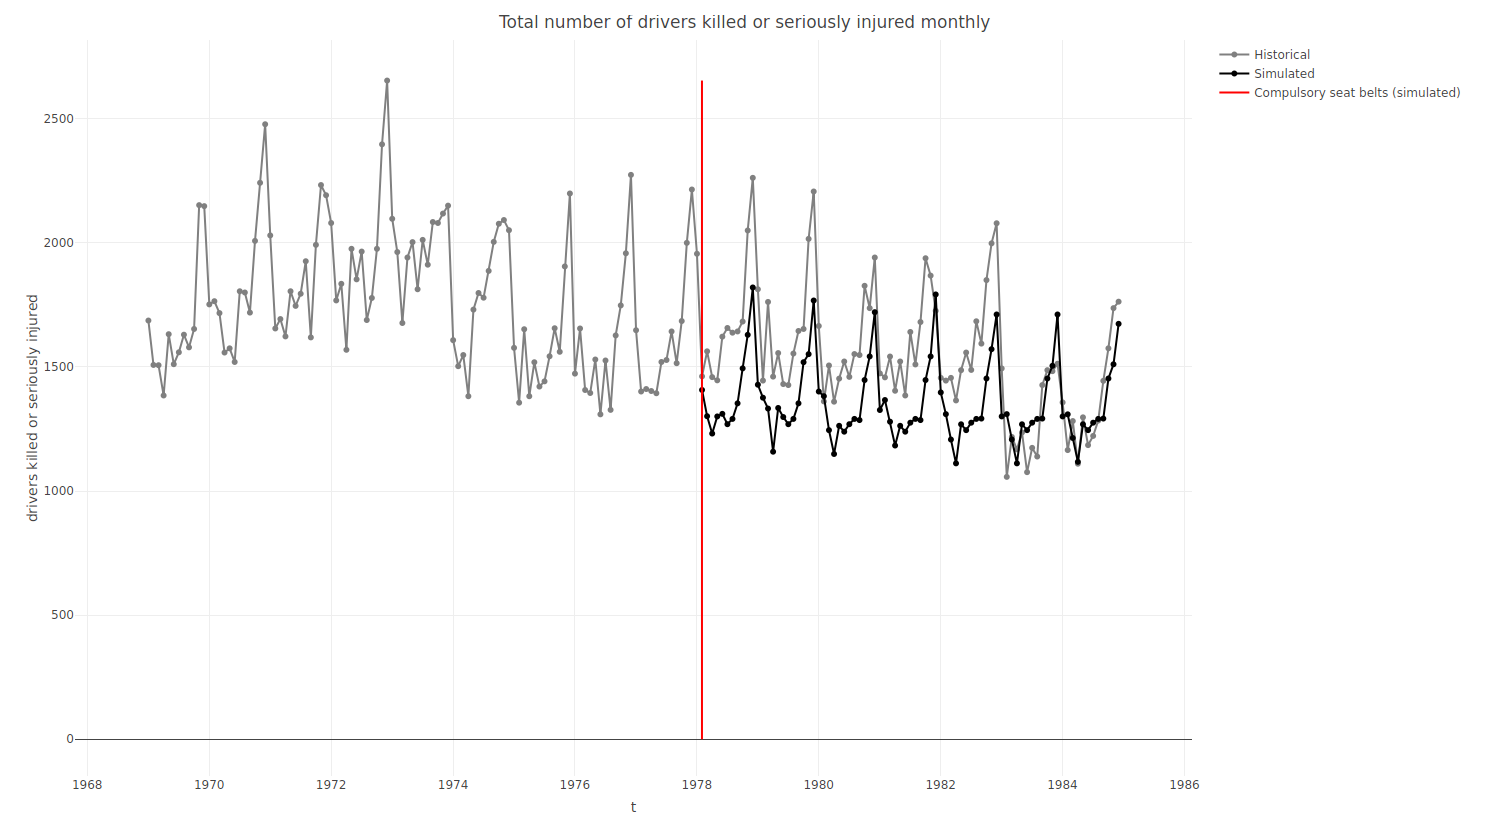

Generate this figure with R:
library(datasets)
library(plotly)
library(lubridate)

library(caret)
library(quantmod)
library(ElemStatLearn)

dtSrc <- data.frame(Seatbelts)
dtSrc$t <- date_decimal(as.vector(time(Seatbelts[,0])))

introductionHistorical <- as.POSIXct('1983-01-31', tz = "UTC")
dtSrc$mkm <- dtSrc$kms / 1000
dtSrc$month = factor(month(dtSrc$t))
dtSrc$law = dtSrc$law == TRUE

## Models
modelDriversInjured <- train(drivers ~ law * mkm + month, method="gbm", data = dtSrc, verbose = FALSE)

introductionSim <- as.POSIXct('1978-01-31', tz = "UTC")

dtSim <- data.frame(
  t = dtSrc$t,
  month = dtSrc$month,
  PetrolPrice = dtSrc$PetrolPrice,
  mkm = dtSrc$mkm,
  law = (introductionSim < dtSrc$t)
)
dtSim <- dtSim[dtSim$law == TRUE,]

dtSim$drivers <- predict(modelDriversInjured, dtSim)

plot <- plot_ly(dtSrc, x = ~t, y = ~drivers, name = 'Historical', type = 'scatter', mode = 'lines+markers', line = list(color='grey')) %>%
  add_trace(x = dtSim$t, y = dtSim$drivers, name = 'Simulated', type = 'scatter', mode = 'lines+markers', line = list(color='black')) %>%
  add_trace(x = introductionSim, y=c(0,max(dtSim$drivers, dtSrc$drivers)), name = "Compulsory seat belts (simulated)", mode = "lines", line = list(color='red')) %>%
  layout(title = "Total number of drivers killed or seriously injured monthly", yaxis = list(title = "drivers killed or seriously injured"), showlegend=TRUE)

plot
